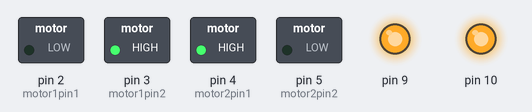
Simulated run of this sketch. Board: Arduino Uno, built with avr-gcc and run on an emulated ATmega328P. Shown: switched loads named in the sketch (green lamp = pin HIGH), output pins drawn as LEDs (lit = HIGH).

Above: at 0.1 s.
Timing chart, 0 to 1.6 s (numbered marks = the images above):
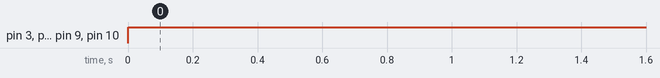

Measured:
- by itself, pin 3 (motor1pin2), pin 4 (motor2pin1), pin 9, pin 10: LOW → HIGH at 0.00 s

The sketch:

pwm_check.ino
```cpp
int motor1pin1 = 2;
int motor1pin2 = 3;

int motor2pin1 = 4;
int motor2pin2 = 5;

void setup() {
  // put your setup code here, to run once:
  pinMode(motor1pin1, OUTPUT);
  pinMode(motor1pin2, OUTPUT);
  pinMode(motor2pin1, OUTPUT);
  pinMode(motor2pin2, OUTPUT);

  pinMode(9, OUTPUT);
  pinMode(10, OUTPUT);
}

void loop() {
  // put your main code here, to run repeatedly:

  //Controlling speed (0 = off and 255 = max speed):
  analogWrite(9, 255); //ENA pin
  analogWrite(10, 255); //ENA pin


  //Controlling spin direction of motors:
  digitalWrite(motor1pin1, LOW);
  digitalWrite(motor1pin2, HIGH);

  digitalWrite(motor2pin1, HIGH);
  digitalWrite(motor2pin2, LOW);
  delay(1000);
//  for(int i=0 ;i<=255;i++){
//     analogWrite(10, i); //ENB pin
//     delay(100);
//  }
}
```
